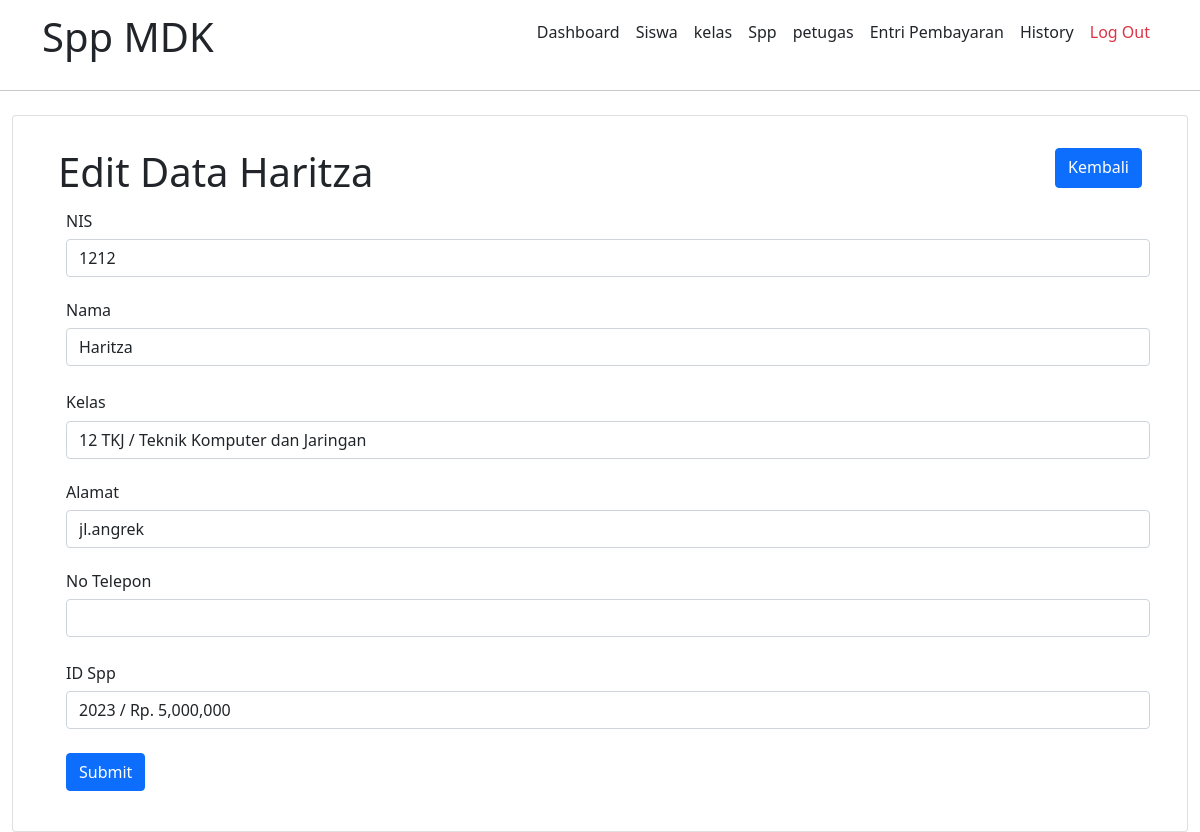
Screenshot of /admin/siswa/EditSiswa.php?id=1212 (signed in) with the database file from the repository.
### tables this page shows
CREATE TABLE `siswa` (
  `nisn` int(10) NOT NULL,
  `nis` int(8) NOT NULL,
  `nama` varchar(35) NOT NULL,
  `id_kelas` int(11) NOT NULL,
  `alamat` text NOT NULL,
  `no_telp` int(13) NOT NULL,
  `id_spp` int(11) NOT NULL
);

CREATE TABLE `kelas` (
  `id_kelas` int(11) NOT NULL,
  `nama_kelas` varchar(10) NOT NULL,
  `kompetensi_keahlian` varchar(50) NOT NULL
);

CREATE TABLE `spp` (
  `id_spp` int(11) NOT NULL,
  `tahun` int(11) NOT NULL,
  `nominal` int(11) NOT NULL
);

### admin/siswa/EditSiswa.php (the view, shortened to what this page needs)
<?php
include 'api/koneksi.php';
  if (isset($_GET['id'])) {
    $id = ($_GET["id"]);
    $query = "SELECT * FROM siswa as a LEFT JOIN kelas as b ON a.id_kelas = b.id_kelas LEFT JOIN spp as c ON a.id_spp = c.id_spp    WHERE nisn='$id'";
    $result = mysqli_query($kon, $query);
    $data = mysqli_fetch_assoc($result);
    $nominal =$data['nominal'] ;
    $HN = number_format($nominal);
  } else {
    echo "<script>alert('Masukkan data id.');window.location='index.php';</script>";
  }
  ?>
<!DOCTYPE html>
<html lang="en">
<head>
    <link rel="stylesheet" href="../asset/css/bootstrap.min.css">
</head>
<body>
    <?php
    include 'componen/navbar.php'
    ?>
<section class="dashboard container-fluid mt-4">
        <div class="card mt-1 ">
            <div class="card-body ">
                <form method="post" action="api/EditData.php">
                    <div class="container">
                        <div class="card-body">
                        <div class="row">
                                <div class="col">
                                <h1>Edit Data <?php echo $data['nama']; ?></h1>
                            </div>
                                <div class="col d-flex justify-content-end">
                                    <a class="btn btn-primary mb-3" href="siswa.php" >Kembali</a>
                                </div>
                            <div class="card-text m-2">
                                <div class="form-group mb-4">
                                        <div class="col-md-2 h6">NIS</div>
                                        <input type="text" name="Data2" value="<?php echo $data['nis']; ?>" class="form-control col-md-8">
                                </div>
                                <div class="form-group mb-4">
                                        <div class="col-md-2 h6">Nama</div>
                                        <input type="text" name="Data3" value="<?php echo $data['nama']; ?>" class="form-control col-md-8">
                                </div>
                                <div class="form-group mb-4">
                                    <label class="col-md-4 h6" >Kelas</label>
                                <select name="Data4" class="form-control">
                                <option value="<?php echo $data['id_kelas']; ?>" selected><?php echo $data['nama_kelas']; ?> / <?php echo $data['kompetensi_keahlian']; ?></option>
                                </select>
                                </div>
                                <div class="form-group mb-4">
                                        <div class="col-md-2 h6">Alamat</div>
                                        <input type="text" name="Data5" value="<?php echo $data['alamat']; ?>" class="form-control col-md-8">
                                </div>
                                <div class="form-group mb-4">
                                        <div class="col-md-2 h6">No Telepon</div>
                                        <input type="text" name="Data6" value="<?php echo $data['no_tlp']; ?>" class="form-control col-md-8">
                                </div>
                                <div class="form-group mb-4">
                                    <label class="col-md-4 h6" >ID Spp</label>
                                <select name="Data7" class="form-control">
                                <option value="<?php echo $data['id_spp']; ?>" selected><?php echo $data['tahun']; ?> / Rp. <?php echo $HN ?> </option>
                                </select>
                                </div>
                                <div class="form-group">
                                        <input href="siswa.php" type="submit" class="btn btn-primary">
                                </div>
                            </form>
        </div>
    </section>
</body>
</html>

### rows the page displays
siswa: nama "Haritza", Data2 "1212", Data3 "Haritza", Data4 "12 TKJ / Teknik Komputer dan Jaringan", Data5 "jl.angrek", Data7 "2023 / Rp. 5,000,000"
